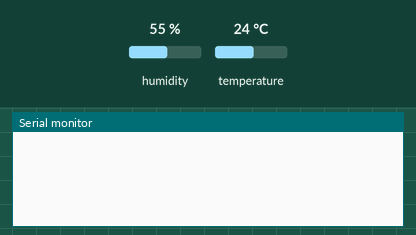
The sketch below on a simulated Arduino Uno, built with avr-gcc and run on an emulated ATmega328P. Shown: the last lines printed to the serial monitor. The inputs (shaded band) are chosen by the test bench; at power-on: humidity 55 %, temperature 24 °C.

Above: at 6.2 s.
6.3 s: humidity set to 22 %
At 9.3 s:
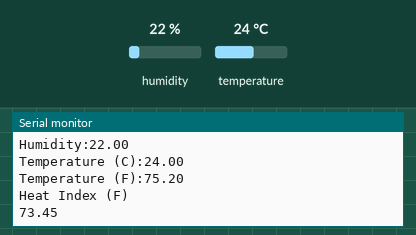
10.8 s: temperature set to 12 °C
At 12.0 s:
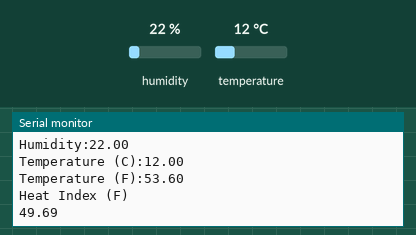
15.3 s: humidity set to 40 %
At 18.6 s:
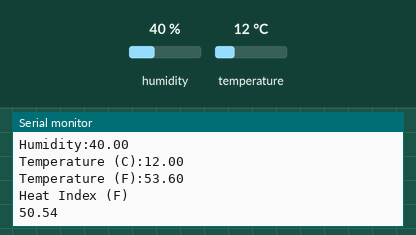
Timing chart, 0 to 20.1 s (numbered marks = the images above; inputs shaded):
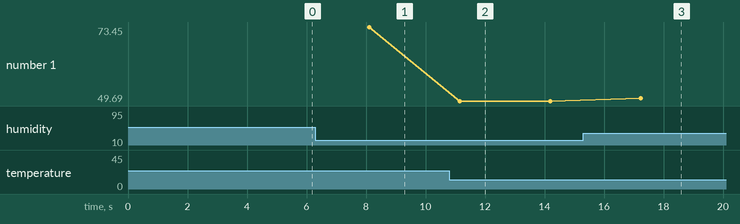

Measured:
- after the input at 6.3 s, the serial monitor: prints a new line after 1.7 s (image 1)
- after the input at 10.8 s, the serial monitor: prints a new line after 0.28 s (image 2)
- after the input at 15.3 s, the serial monitor: prints a new line after 1.9 s (image 3)
- plotted number 1: 73.45 → 49.69 after the input at 10.8 s, 49.69 → 50.54 after the input at 15.3 s

The sketch:

TemperatureSensor.ino
```cpp
#include<DHT.h>
DHT dht(3,DHT11);
void setup() {
  // put your setup code here, to run once:
delay(5000);
Serial.begin(9600);
dht.begin();
}

void loop() {
  delay(3000);
 float humidity= dht.readHumidity();
 float temperatureC=dht.readTemperature();
 float temperatureF=dht.readTemperature(true);
 float heatIndex=dht.computeHeatIndex(temperatureF,humidity);
 Serial.print("Humidity:");
 Serial.println(humidity);
  Serial.print("Temperature (C):");
 Serial.println(temperatureC);
  Serial.print("Temperature (F):");
 Serial.println(temperatureF);
 Serial.println("Heat Index (F)");
 Serial.println(heatIndex);
  // put your main code here, to run repeatedly:

}
```
